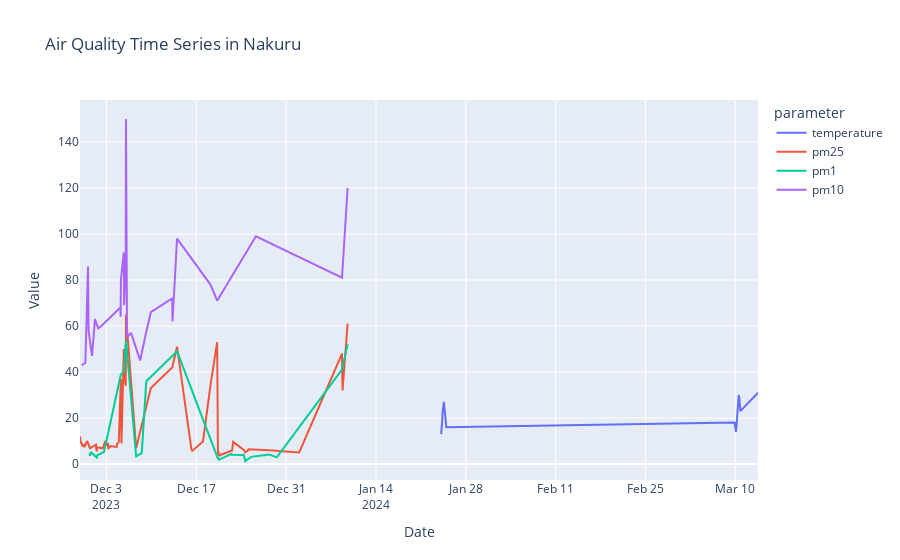

The notebook cell this image was saved under:
### Markdown cell above
From the Histogram above, we can see that most of the parameters ranges from 0 to 50 with more concetration on lower values resulting into left skewness

### Code cell
# Time Series Plots
fig = px.line(nakuru, x='datetimeLocal', y='value', color='parameter', title='Air Quality Time Series in Nakuru',
              labels={'datetimeLocal': 'Date', 'value': 'Value'})
fig.show()
